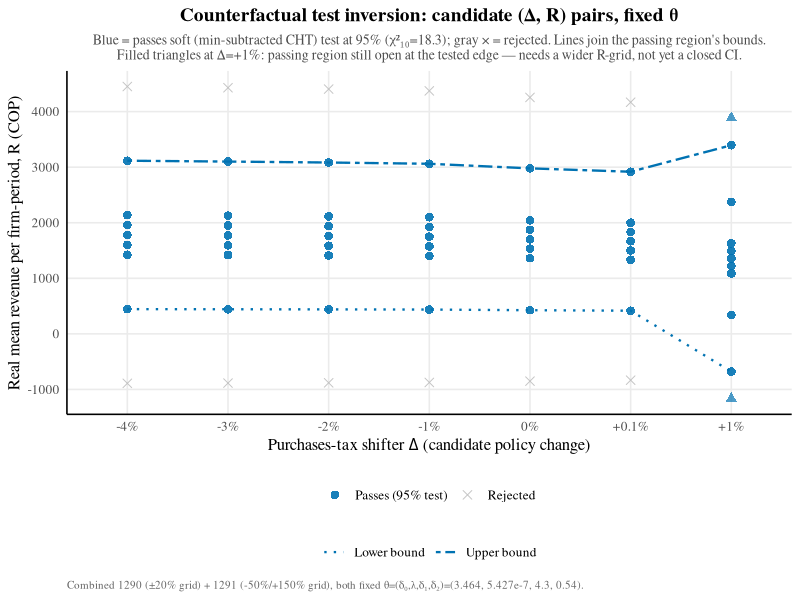

This chart was generated by the following R code:
## STANDARD counterfactual (Delta, R) test-inversion plot -- analogous to
## AK2020 Appendix F (F_figure1.R): x-axis = policy shifter (their kappa, our
## Delta), y-axis = the outcome (their theta_pet, our revenue R), passing
## points colored, non-passing points light gray, upper/lower bound of the
## passing region connected across Delta (their "upper bound"/"lower bound"
## twodash/dotted lines). This is now the standard chart for any (Delta,R)
## counterfactual result in this project -- extend this script rather than
## inventing a new plot design.
##
## Combines BOTH overnight fixed-theta runs (2026-09-11/12) so every tested
## (Delta,R) candidate appears: 1290 (narrow, +/-20% of baseline R) and 1291
## (wide, -50% to +150% of baseline R). Test used: TS_soft (min-subtracted
## CHT) -- the operative test for the confidence set per CLAUDE.md.
##
## A Delta whose passing region touches the EDGE of the tested R-grid on
## either side is a real, documented open-ended result (Delta=+1% passes at
## both tested extremes -- "this leg alone needs an even wider grid") --
## flagged with an open triangle + dashed extension arrow rather than drawn
## as if it were a closed CI, per this project's standing honesty-over-
## tidiness convention on set-identified results.

library(tidyverse)

narrow <- read.csv("Code/Products/1290-revgrid-fixedtheta-lag_m-analyzed.csv")
wide   <- read.csv("Code/Products/1291-revgrid-fixedtheta-wide-lag_m-analyzed.csv")

df <- bind_rows(narrow, wide) %>%
    select(Delta, R, TS_soft, pass_soft) %>%
    mutate(R_round = round(R, 0)) %>%
    distinct(Delta, R_round, .keep_all = TRUE) %>%
    select(-R_round)

n <- 32232; dg <- 10
qc95 <- qchisq(0.95, dg)

## per-Delta bounds of the passing region + whether each bound sits at the
## edge of the TESTED grid (open-ended, not a real rejection boundary)
bounds <- df %>%
    group_by(Delta) %>%
    summarise(
        r_min_tested = min(R), r_max_tested = max(R),
        lower = suppressWarnings(min(R[pass_soft])),
        upper = suppressWarnings(max(R[pass_soft])),
        .groups = "drop"
    ) %>%
    mutate(
        open_low  = is.finite(lower) & lower  <= r_min_tested + 1e-6,
        open_high = is.finite(upper) & upper >= r_max_tested - 1e-6
    )

band <- bounds %>%
    filter(is.finite(lower)) %>%
    select(Delta, lower, upper) %>%
    pivot_longer(c(lower, upper), names_to = "bound", values_to = "R") %>%
    mutate(bound = recode(bound, lower = "Lower bound", upper = "Upper bound"))

wong_blue <- "#0072B2"; gray_fail <- "grey75"

delta_pct <- function(x) paste0(ifelse(x > 0, "+", ""), round(x * 100, 2), "%")

delta_levels <- sort(unique(df$Delta))

df <- df %>% mutate(pass_lab = ifelse(pass_soft, "Passes (95% test)", "Rejected"),
                     Delta_f = factor(Delta, levels = delta_levels, labels = delta_pct(delta_levels)))
band <- band %>% mutate(Delta_f = factor(Delta, levels = delta_levels, labels = delta_pct(delta_levels)))

## open-ended annotation: short dashed rays pushing past the tested edge for
## Delta=+1%, both bounds -- flags "CI not yet closed here", not a plotting bug
open_rays <- bounds %>%
    filter(open_low | open_high) %>%
    rowwise() %>%
    mutate(ray = list(tibble(
        R = c(if (open_low) lower - 0.12 * (r_max_tested - r_min_tested) else NA,
              if (open_high) upper + 0.12 * (r_max_tested - r_min_tested) else NA)
    ))) %>%
    ungroup() %>%
    select(Delta, ray) %>%
    unnest(ray) %>%
    mutate(Delta_f = factor(Delta, levels = delta_levels, labels = delta_pct(delta_levels))) %>%
    filter(!is.na(R))

p <- ggplot() +
    geom_line(data = band, aes(x = Delta_f, y = R, group = bound, linetype = bound),
              color = wong_blue, linewidth = 0.8) +
    geom_point(data = df, aes(x = Delta_f, y = R, color = pass_lab, shape = pass_lab),
               size = 2.6, alpha = 0.9) +
    geom_point(data = open_rays, aes(x = Delta_f, y = R),
               shape = 17, color = wong_blue, size = 2.6, alpha = 0.7) +
    scale_color_manual(values = c("Passes (95% test)" = wong_blue, "Rejected" = gray_fail), name = NULL) +
    scale_shape_manual(values = c("Passes (95% test)" = 16, "Rejected" = 4), name = NULL) +
    scale_linetype_manual(values = c("Upper bound" = "twodash", "Lower bound" = "dotted"), name = NULL) +
    guides(color = guide_legend(order = 1), shape = guide_legend(order = 1),
           linetype = guide_legend(order = 2, override.aes = list(color = wong_blue))) +
    labs(
        x = expression(paste("Purchases-tax shifter ", Delta, " (candidate policy change)")),
        y = "Real mean revenue per firm-period, R (COP)",
        title = "Counterfactual test inversion: candidate (Δ, R) pairs, fixed θ",
        subtitle = paste0("Blue = passes soft (min-subtracted CHT) test at 95% (χ²₁₀=", round(qc95,1),
                           "); gray × = rejected. Lines join the passing region's bounds.\n",
                           "Filled triangles at Δ=+1%: passing region still open at the tested edge — needs a wider R-grid, not yet a closed CI."),
        caption = "Combined 1290 (±20% grid) + 1291 (-50%/+150% grid), both fixed θ=(δ₀,λ,δ₁,δ₂)=(3.464, 5.427e-7, 4.3, 0.54)."
    ) +
    theme_minimal(base_size = 12) +
    theme(
        panel.grid.minor = element_blank(),
        axis.line = element_line(color = "black"),
        plot.title = element_text(family = "Times", size = 14, face = "bold", hjust = 0.5),
        plot.subtitle = element_text(family = "Times", size = 10, hjust = 0.5, color = "grey30"),
        plot.caption = element_text(family = "Times", size = 8, color = "grey40", hjust = 0),
        legend.position = "bottom",
        legend.box = "vertical",
        text = element_text(family = "Times")
    )

ggsave("Paper/images/1293-revgrid-standard-ci.png", p, width = 10, height = 7.5, dpi = 300)
cat("Saved: Paper/images/1293-revgrid-standard-ci.png\n")
cat("\nPer-Delta passing-region bounds (soft test):\n")
print(bounds %>% select(Delta, lower, upper, open_low, open_high))
